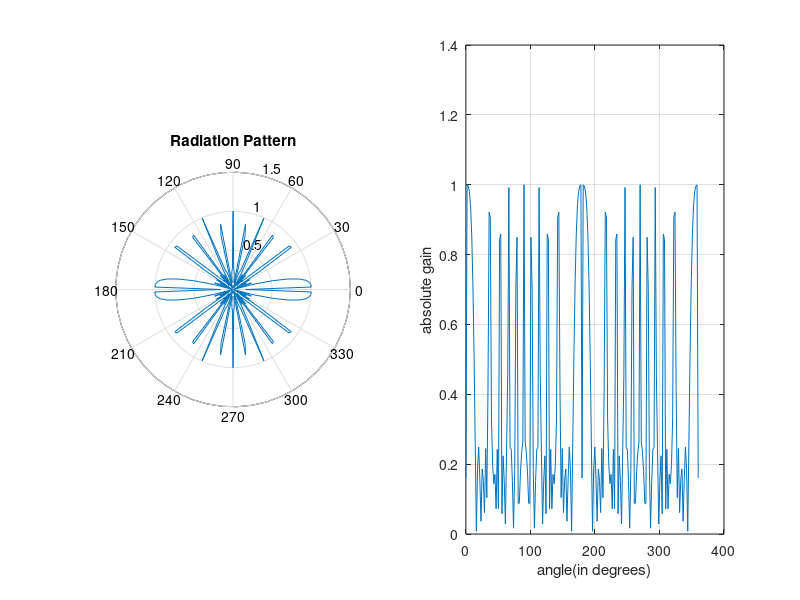

This figure's MATLAB source:
clc;
close all;
clear all;

phi = 0:0.01*pi:2*pi;
n = input('Enter the number of point sources');
d = input('Enter the distance between 2 elements');
psi = 2*pi*d*cos(phi);
e = (1/n) * abs(sin(n*psi/2)./sin(psi/2));
subplot(1,2,1);
polar(phi,e);
title('Radiation Pattern');
subplot(1,2,2);
plot(phi*180/pi,e);
xlabel('angle(in degrees)');
ylabel('absolute gain');
grid on;